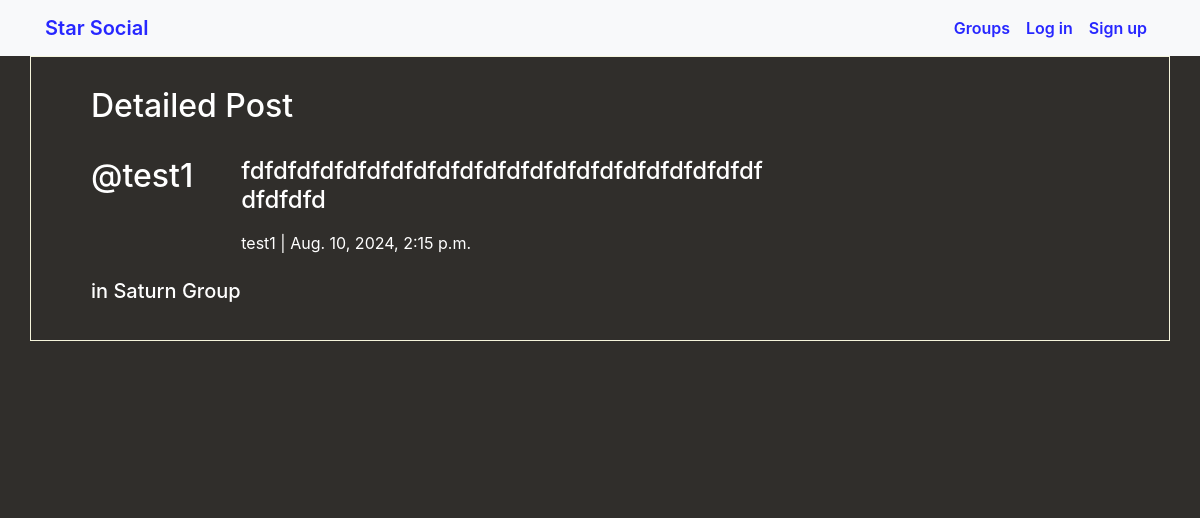
Page /posts/by/test1/26/ on the committed database.
### posts/models.py (models this page shows, shortened)
class Post(models.Model):
    user = models.ForeignKey(User, related_name="posts",on_delete=models.CASCADE)
    created_at = models.DateTimeField(auto_now=True)
    message = models.TextField()
    message_html = models.TextField(editable=False)
    group = models.ForeignKey(Group, related_name="posts",null=True, blank=True,on_delete=models.CASCADE)
    class Meta:
        ordering = ["-created_at"]
        unique_together = ["user", "message"]

### groups/models.py (models this page shows, shortened)
class Group(models.Model):
    name = models.CharField(max_length=50, unique=True)
    slug = models.SlugField(allow_unicode=True, unique=True)
    description = models.TextField(blank=True, default='',max_length=255)
    description_html = models.TextField(editable=False, default='', blank=True)
    members = models.ManyToManyField(User,through="GroupMember")
    class Meta:
        ordering = ["name"]

### posts/views.py (the view)
# urls.py: path("by/<username>/<int:pk>/",views.PostDetail.as_view(),name="single"),
class PostDetail(SelectRelatedMixin, generic.DetailView):
    model = models.Post
    select_related = ("user", "group")
    def get_queryset(self):
        queryset = super().get_queryset()
        return queryset.filter(
            user__username__iexact=self.kwargs.get("username")
        )

### posts/templates/posts/post_detail.html (shortened to what this page needs)
{% extends "posts/post_base.html" %}
{% block post_content %}
<div class="col-md-8">
    <h2>Detailed Post</h2><br>
     <div class="media">
	    <h2 class="mr-5"><a class="chal" href="{% url 'posts:for_user' username=post.user.username %}">@{{ post.user.username }}</a></h2>
	    <div class="" style="width: 100%;">
		    <h4 style='word-break: break-word'>{{ post.message_html|safe }}</h4>
		    {{ post.user.username }}
		    <time class="time"> | {{ post.created_at }}</time>
		    <br>
	    </div>
     </div>
    {% if post.group %}
		  <h5><span class="group-name">in <a class='chal' href="{% url 'groups:single' slug=post.group.slug %}">{{ post.group.name }} Group</a></h5></span><br>
	  {% endif %}
</div>
{% endblock %}

### static/simplesocial/css/master.css (style rules this page uses)
html { overflow-y: scroll; }
body { margin: 0; overflow: hidden; background-color: rgb(48, 46, 43); color:white; }
.chal { color: white; }

### rows in the picture
Post: user.username "test1", message_html "fdfdfdfdfdfdfdfdfdfdfdfdfdfdfdfdfdfdfdfdfdfdfdfdfdfd", created_at "Aug. 10, 2024, 2:15 p.m.", group.name "Saturn"
